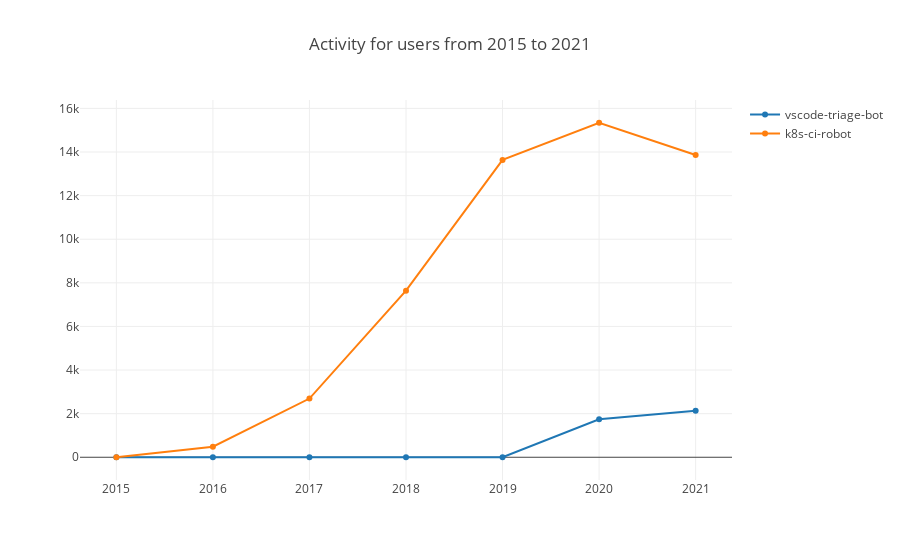

The code cell stored with this chart in its notebook:
### Markdown cell above
- getUserActivity

This function will return the user activity with the config param.

Here is an example of k8s-ci-robot and vscode-triage-bot by year from 2015 to 2021.

### Code cell
var startYear = 2015, startMonth = 1, endYear = 2021, endMonth = 12, x = [];
for (let y = startYear; y <= endYear; y++) x.push(`${y}`);
openDigger.index.activity.getUserActivity({idOrNames: [{ platform: 'GitHub', userLogins: ['k8s-ci-robot', 'vscode-triage-bot'] }], startYear, startMonth, endYear, endMonth, groupTimeRange: 'year'}).then(data => {
    openDigger.render.plotly(data.map(row => {
        return { x, y: row.activity, mode: 'scatter', name: row.name };
    }), {title: `Activity for users from ${startYear} to ${endYear}`, xaxis: {type: 'category'}});
});

### Figure 1 — Plotly figure (JSON) as saved in the notebook; plotly's stock layout.template omitted (floating-point values rounded to 4 significant figures)
{"data": [{"mode": "scatter", "name": "vscode-triage-bot", "x": ["2015", "2016", "2017", "2018", "2019", "2020", "2021"], "y": [0, 0, 0, 0, 0, 1740.0, 2128.0]}, {"mode": "scatter", "name": "k8s-ci-robot", "x": ["2015", "2016", "2017", "2018", "2019", "2020", "2021"], "y": [0, 484.4, 2692, 7642.0, 13640.0, 15340.0, 13860.0]}], "layout": {"autosize": true, "title": {"text": "Activity for users from 2015 to 2021"}, "xaxis": {"autorange": true, "range": [-0.3496, 6.35], "type": "category"}, "yaxis": {"autorange": true, "range": [-1266.0, 16610.0], "type": "linear"}}}
